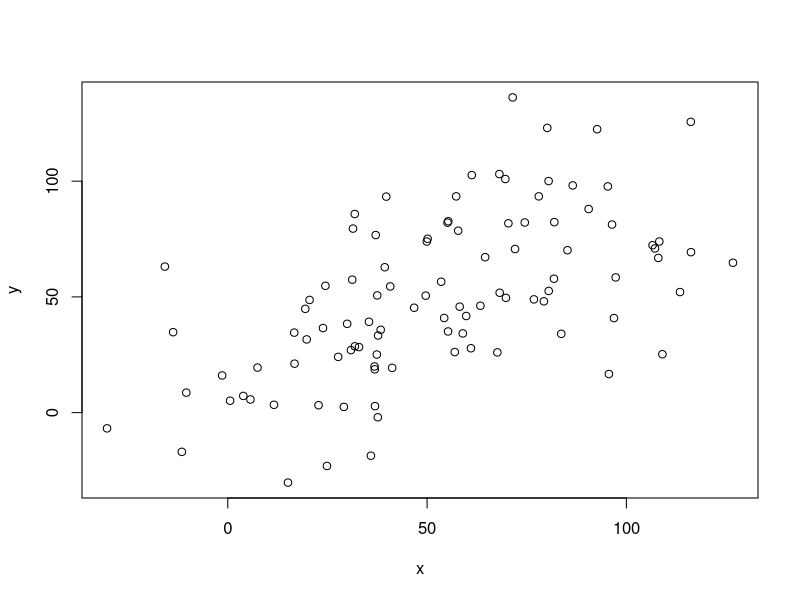
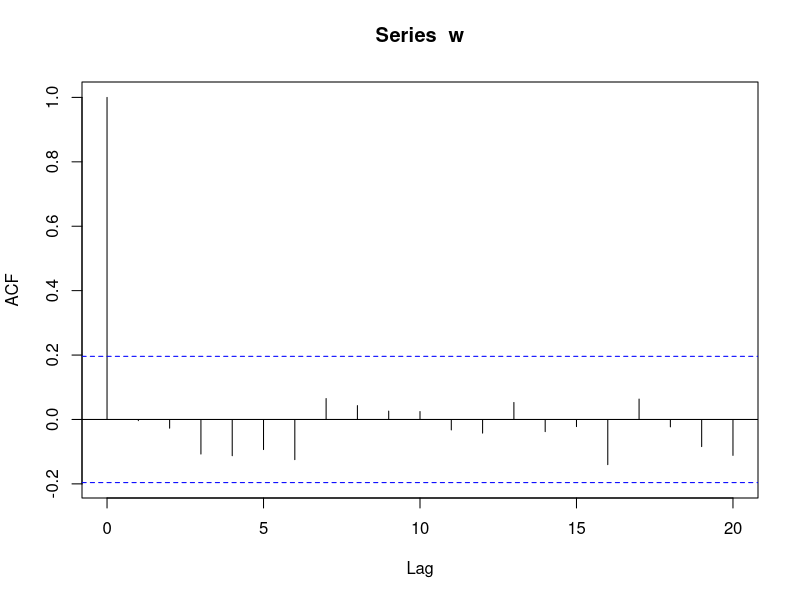
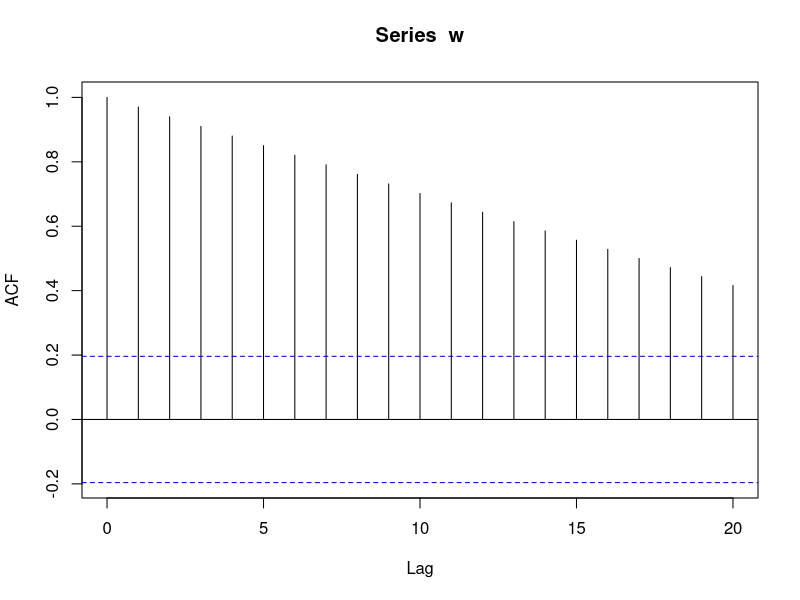
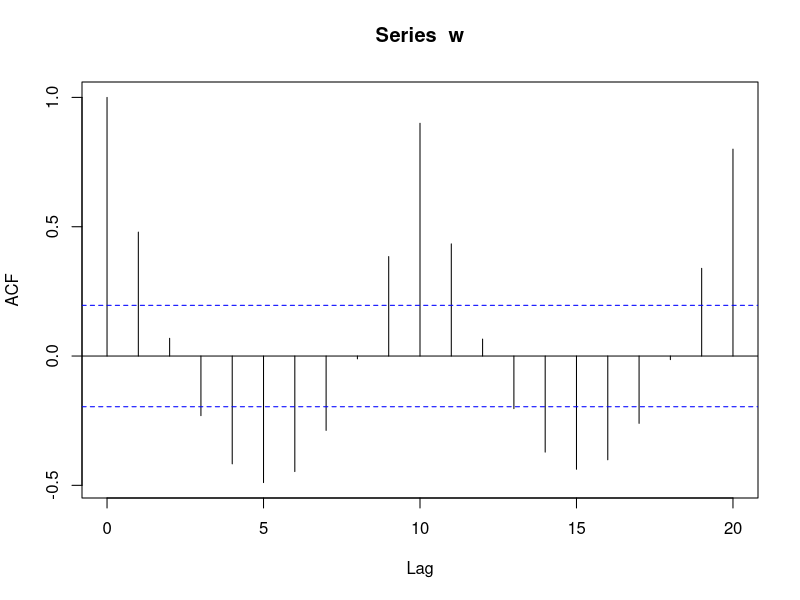

Recreate these plots in R, in order.
set.seed(1)
x = seq(1,100)+20.0*rnorm(1:100)
set.seed(2)
y <- seq(1,100)+20.0*rnorm(1:100)
plot(x,y)
cov(x,y)

#Correlogram showing no trend and cycle
set.seed(1)
w <- rnorm(100)
acf(w)

#Correlogram showing trend
w <- seq(1,100)
acf(w)

#Correlogram showing cycle
w <- rep(1:10,10)
acf(w)
